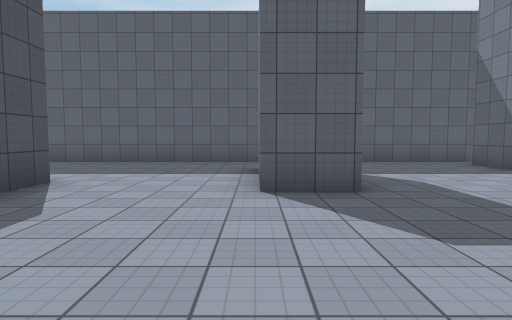
view 1 (above)

18 first-person views from a walk through a Unity game level. The camera is 1.4 m above the floor, tilts 4° down and sees 75° across. The floor is counted in squares, 2 m on a side. Each view is taken from the middle of a square. On the plan, view 1 faces up. The plan holds only what a view shows up to about 10 squares ahead; the rest is blank. The player is left out. Surface patterns are stand-ins for the level's own textures.

view 2
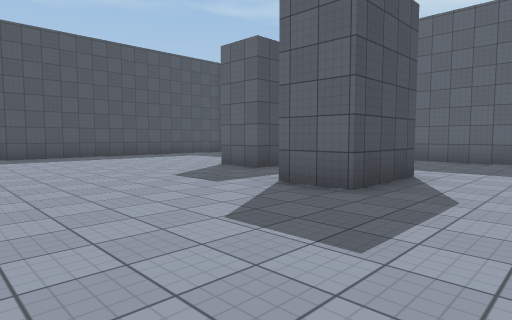

view 3
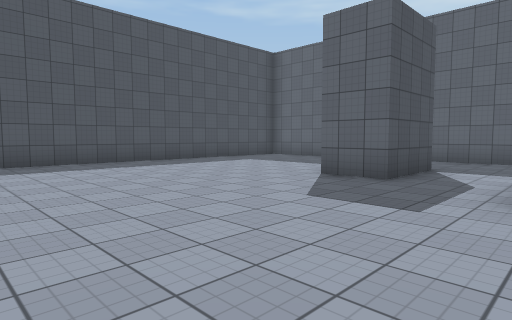

view 4
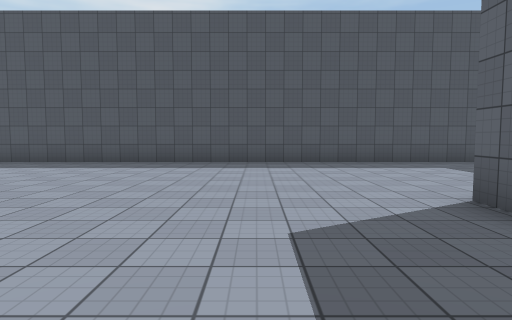

view 5
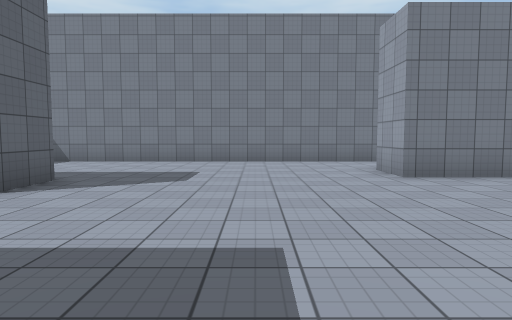

view 6
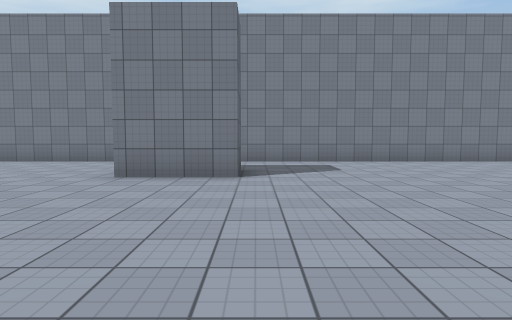

view 7
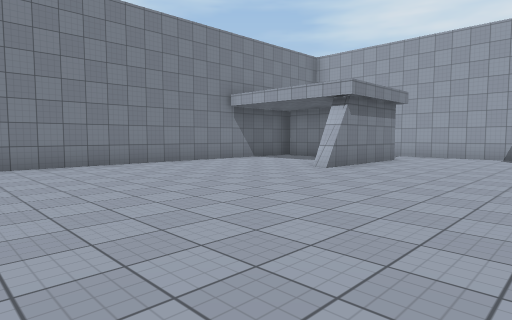

view 8
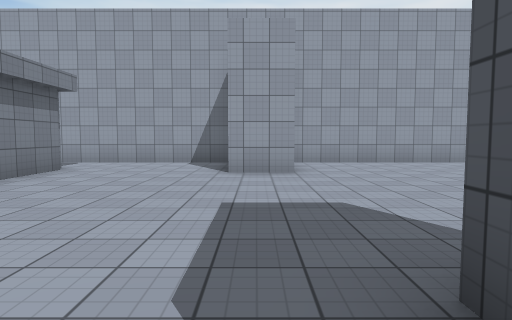

view 9
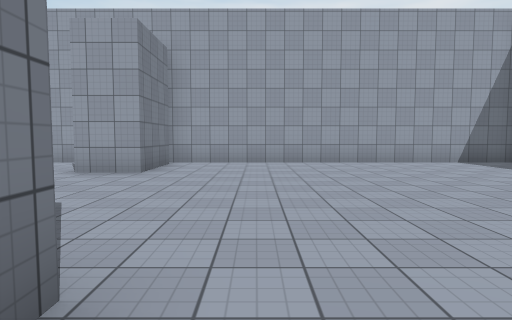

view 10
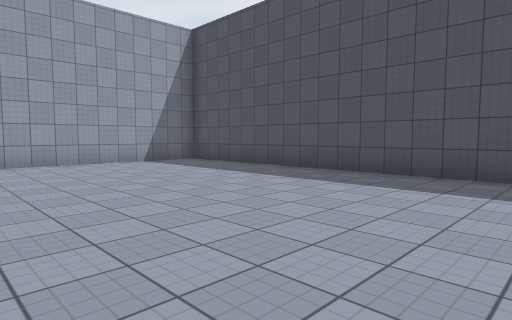

view 11
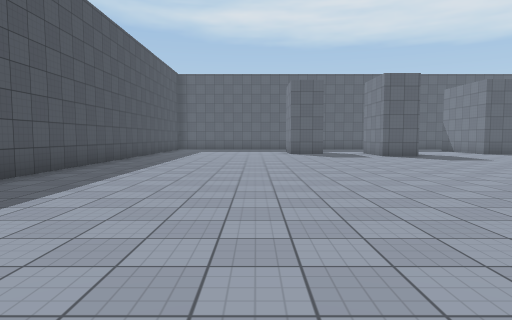

view 12
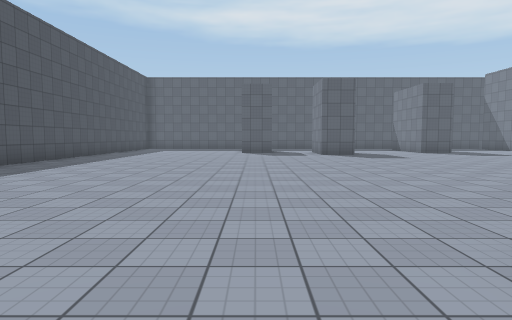

view 13
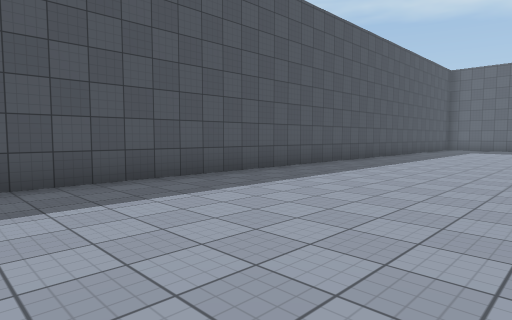

view 14
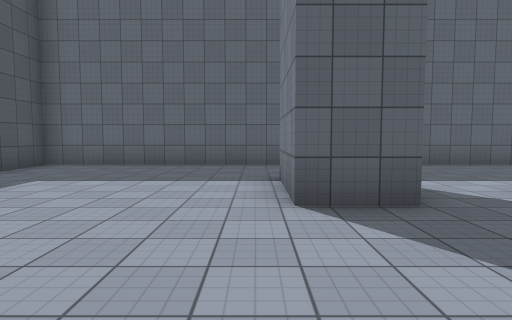

view 15
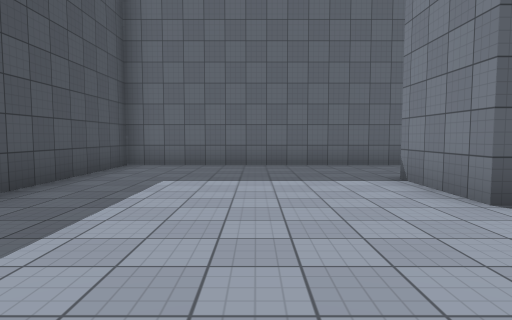

view 16
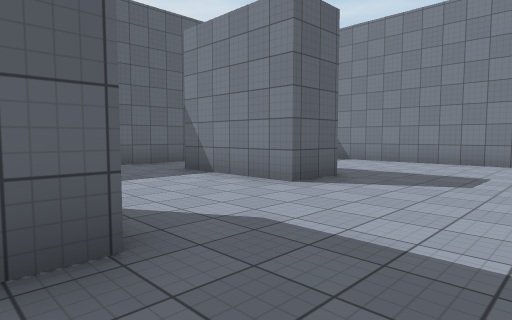

view 17
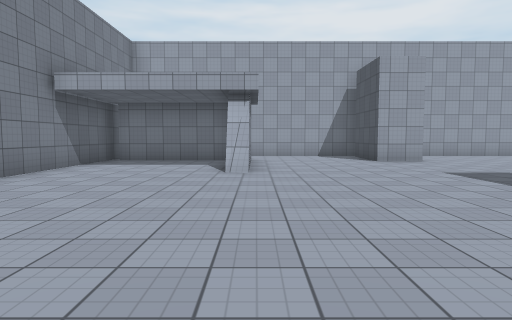

view 18
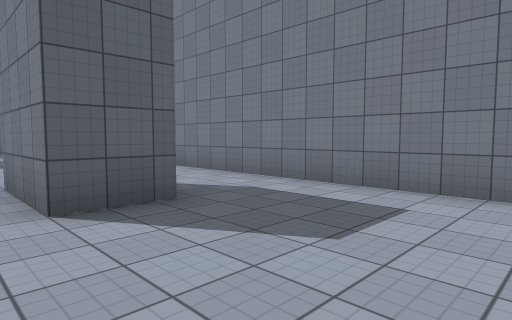

### Floor plan
Points are (right, up) in squares from view 1. A wall is a line through its corners. A room is listed if a view was taken in it or the views show most of it. See-through windows are left out.
Room 1 (views 1, 2, 3, 4, 5, 6, 7, 8, 9, 10, 11, 12, 13, 14, 15, 16, 17, 18)
walls: (-3.9, -10) (-3.9, -10.5); (-5.2, -10.5) (-5.2, -10); (3.1, -3.7) (1.7, -3.7) (1.7, -1.6) (3.1, -1.6); (-3.2, 5.1) (-3.2, 3) (-4.5, 3); (1.4, 4.4) (0.1, 4.4) (0.1, 7.2); (-6.3, 6.6) (-6.3, 4.4) (-7.6, 4.4) (-7.6, 6.6); (1.1, -16.1) (1.1, -12.6) (1.5, -12.8); (1.8, -15.9) (5.4, -15.9) (5.4, 8.4); (-3.8, -17.6) (-3.8, -15.5) (-2.5, -15.5) (-2.5, -16); (1.4, 9.2) (-13.2, 9.2) (-13.2, -17); (6, 9.2) (2.9, 9.2); (-13, -18) (2.4, -18)

Positions as (right, up) in squares from view 1, and headings:
1: (0, 0), facing up
2: (-1, -1), facing up-left
3: (-4, -1), facing up-left
4: (-4, 2), facing left
5: (-4, 1), facing right
6: (-4, -4), facing right
7: (-3, -6), facing down-right
8: (-3, -9), facing down
9: (-6, -9), facing down
10: (-7, -9), facing down-left
11: (-9, -9), facing up
12: (-7, -10), facing up
13: (-8, -10), facing up-left
14: (-8, 1), facing up
15: (-10, 1), facing up
16: (-4, 1), facing up-right
17: (1, -6), facing down
18: (1, -7), facing up-right
